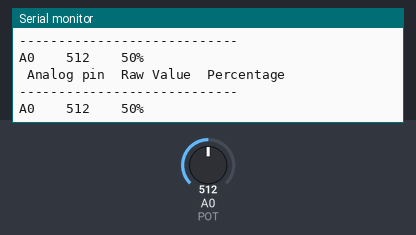
Recording of a sketch running on a simulated Arduino Uno, built with avr-gcc and run on an emulated ATmega328P. Parts: the last lines printed to the serial monitor. Inputs (shaded band) come from the test bench; at power-on: A0 (POT) = 512.

Above: at 1.8 s.
1.9 s: A0 (POT) set to 716
At 2.9 s:
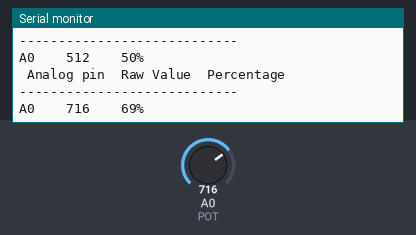
3.4 s: A0 (POT) set to 900
At 4.7 s:
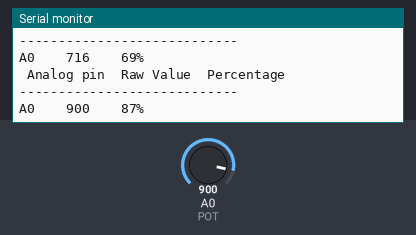
Timing chart, 0 to 6.4 s (numbered marks = the images above; inputs shaded):
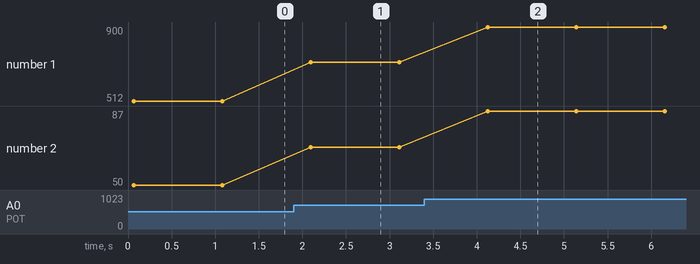

The sketch:

1025_2.ino
```cpp
const int POT = 0;

void setup() {
  // put your setup code here, to run once:
  Serial.begin(9600);
}

void loop() {
  // put your main code here, to run repeatedly:
  Serial.println("\n Analog pin\tRaw Value\tPercentage");
  Serial.println("----------------------------");
  for(int i =0; i < 10; i++);
  {
    int val = analogRead(POT);
    int per = map(val, 0, 1023, 0, 100);
    Serial.print("A0\t\t");
    Serial.print(val);
    Serial.print("\t\t");
    Serial.print(per);
    Serial.println("%");
    delay(1000);
  }
}
```

Measured:
- after the input at 1.9 s, the serial monitor: prints a new line after 0.20 s (image 1)
- after the input at 3.4 s, the serial monitor: prints a new line after 0.73 s (image 2)
- plotted number 1: 512 → 716 after the input at 1.9 s, 716 → 900 after the input at 3.4 s
- plotted number 2: 50 → 69 after the input at 1.9 s, 69 → 87 after the input at 3.4 s
